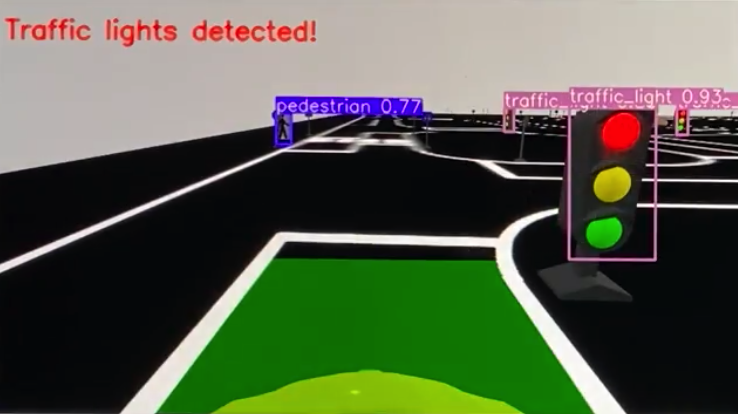
#> input picture detection_example.png, 738 x 414 px
$ python -i trafficlight_color.py   (imports and definitions only)
#> lines starting #> are read from the running program, lines starting #| are printed output that depends on the picture; after the words box and inside, x2 and y2 are one past the last pixel; in counts of white or black regions, pixels touching at a corner belong together
#> further down, picture is the input picture: shape (414, 738, 3); mean B, G, R 74.6, 94.8, 86.4
#!/usr/bin/env python

import cv2
import numpy as np


class TLcolor:
    def __init__(self, h_main=[0,30,60], h_max=179, h_thre=5):
        self.h_main = h_main
        self.h_max = h_max
        self.h_thre = h_thre
        self.tf_light = None
        self.s = (120, 255)
        self.v = (220, 255)
        self.hs = []
        self.color_bound = []

        self.initialize_hs()
        self.initialize_cb()

    def initialize_hs(self):
        for h in self.h_main:
            self.hs += self.generate_h_range(h)

    def initialize_cb(self):
        for h in self.hs:
            self.color_bound.append(
                ([h[0],self.s[0],self.v[0]],
                 [h[1],self.s[1],self.v[1]])
            )

    def generate_h_range(self, h):
        h_range = []
        h_l = h - self.h_thre
        h_u = h + self.h_thre
        if h_l < 0:
            h_l = self.h_max + h_l + 1
            h_range.append((0,h_u))
            h_range.append((h_l,self.h_max))
        elif h_u > self.h_max:
            h_u = h_u - self.h_max - 1
            h_range.append((0,h_u))
            h_range.append((h_l,self.h_max))
        else:
            h_range.append((h_l,h_u))

        return h_range

    def recognize_tf(self, image):
        # image = cv2.resize(image, (100,200))
        hsv_image = cv2.cvtColor(image, cv2.COLOR_BGR2HSV)
#> hsv_image: shape (414, 738, 3); mean H, S, V 68.1, 92, 104.7

        mask = []
        for (lr, up) in self.color_bound:
            lr = np.array(lr, dtype='uint8')
            up = np.array(up, dtype='uint8')
            mask.append(cv2.inRange(hsv_image, lr, up))
#> after the loop, mask = 4 items
        mask = sum(mask)
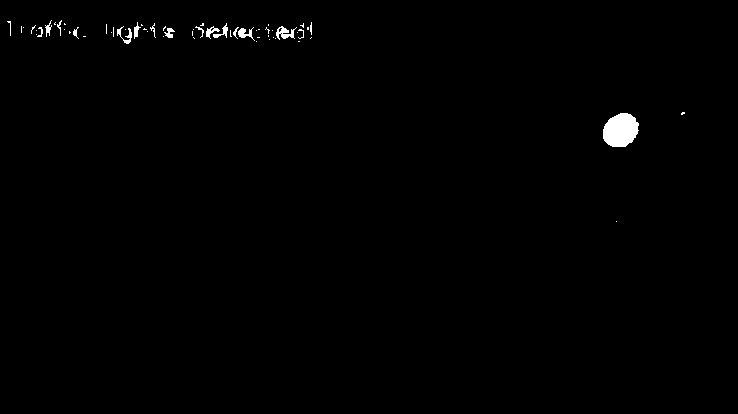
#> mask: shape (414, 738); 0.64% white; 60 white regions (42 under 20 px), largest, box (x1, y1, x2, y2) and area: (603, 113, 639, 147) 948, (276, 26, 297, 40) 142, (238, 27, 255, 41) 99
        seg_image = cv2.bitwise_and(hsv_image, hsv_image, mask=mask)
#> seg_image: shape (414, 738, 3); mean H, S, V 0.6, 1.3, 1.6
        # bgr_seg_image = cv2.cvtColor(seg_image, cv2.COLOR_HSV2BGR)

        h = seg_image.T[0].copy()
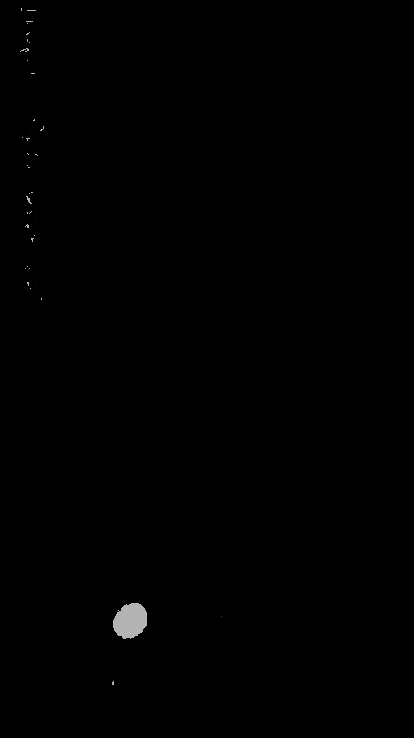
#> h: shape (738, 414); min 0, max 179, mean 0.6
        v = seg_image.T[2].copy()
        h[(h<self.hs[0][1])&(v>0)] += self.h_max + 1
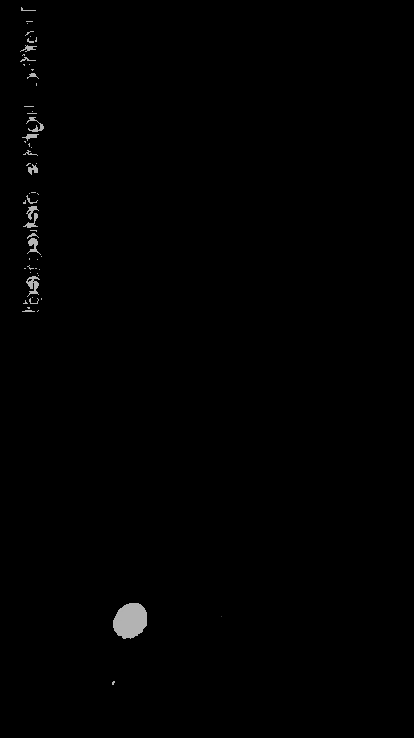
#> h: shape (738, 414); 0.29% of pixels changed, all inside (x1, y1, x2, y2) = (20, 7, 131, 683)
        h_avg = h[v>0].mean()
#> h_avg = 178.4

        for i, h in enumerate(self.h_main):
            if h == 0:
                h = self.h_max + 1
            if h-self.h_thre <= h_avg <= h+self.h_thre:
                self.tf_light = i
                break

        return self.tf_light

>>> import cv2
>>> picture = cv2.imread('../detection_example.png')
>>> result = TLcolor().recognize_tf(picture)
#> result = 0
